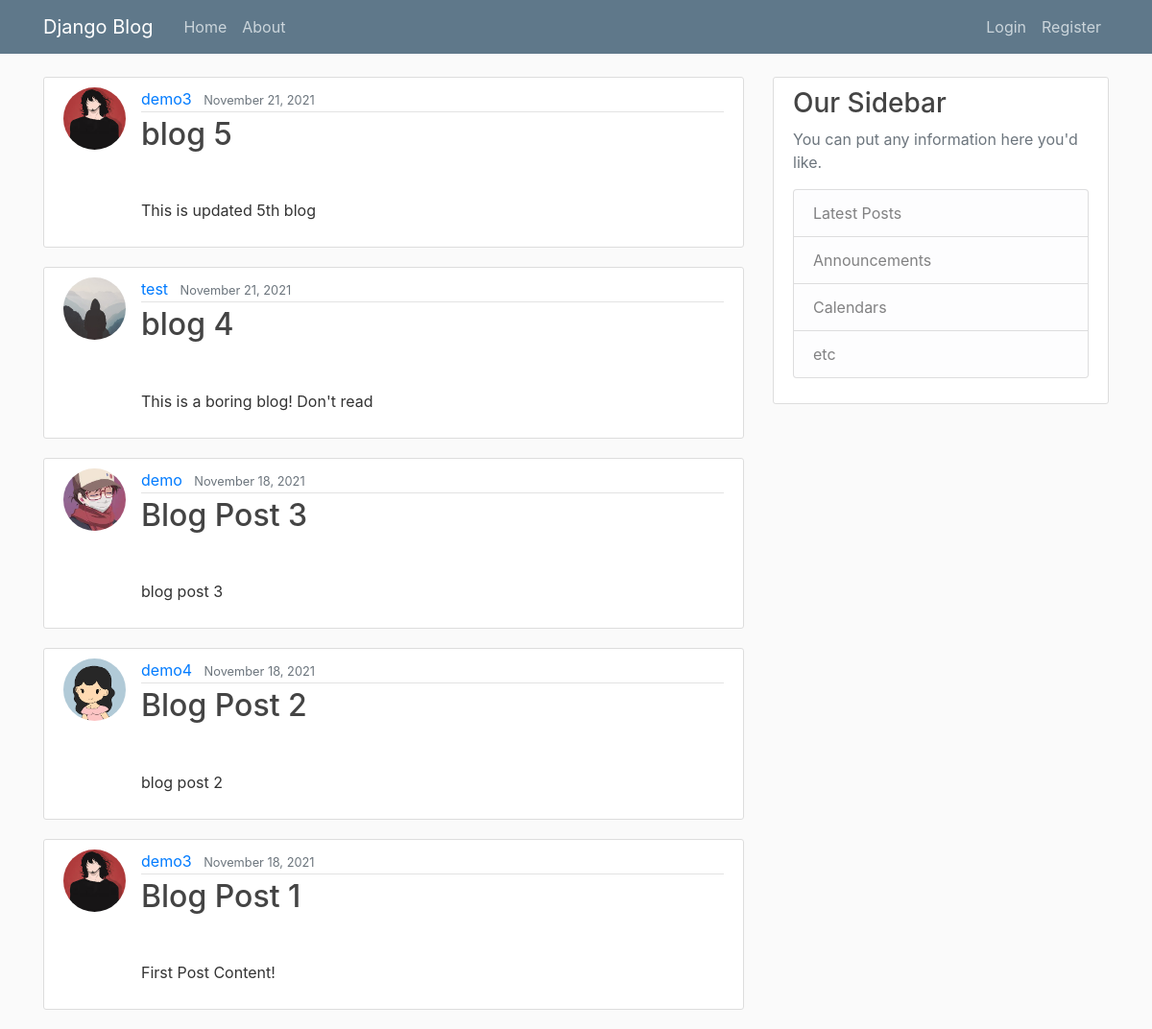
/, run on an earlier commit of the app's database.
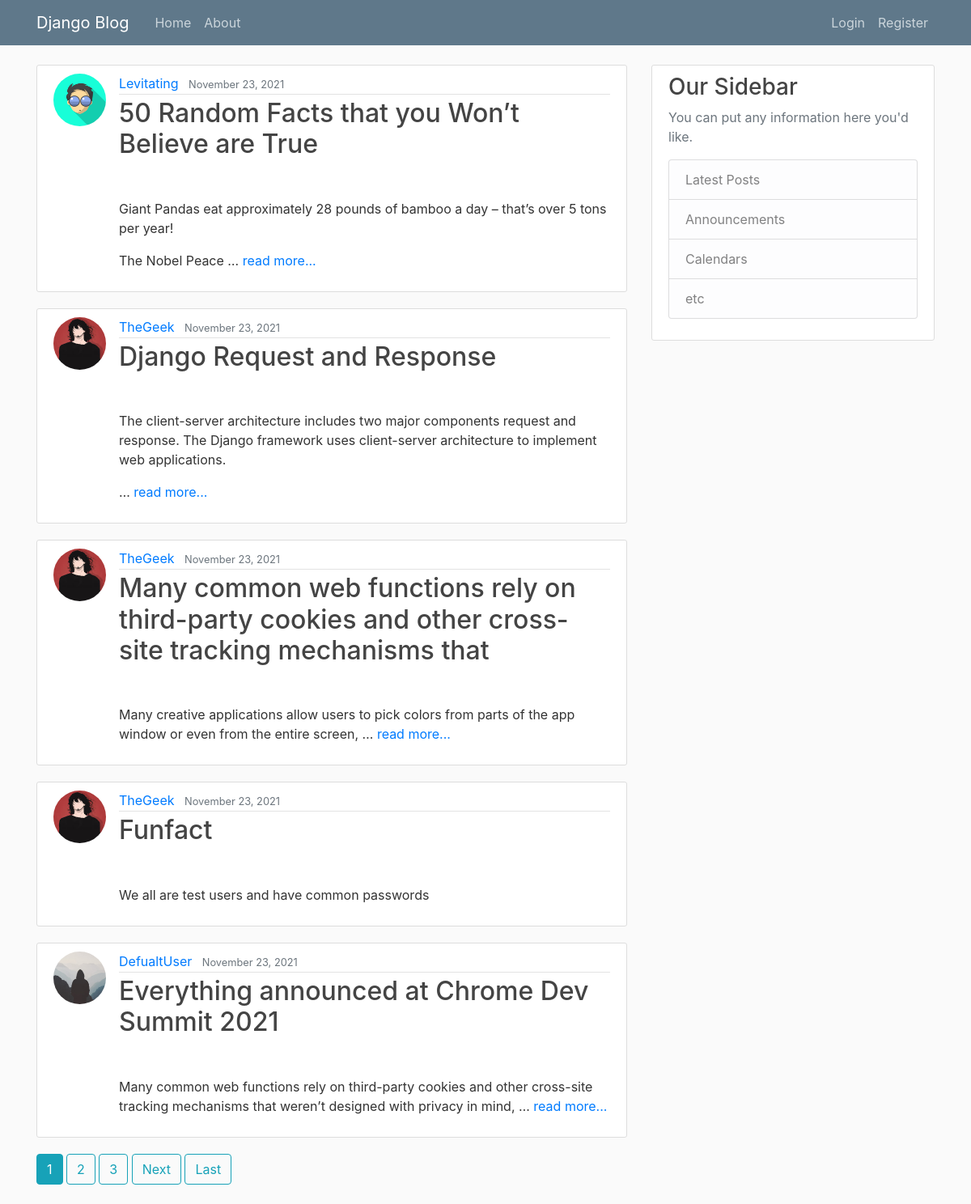
And on a later commit of the database.
### blog/models.py (models this page shows, shortened)
class Post(models.Model):
    title = models.CharField(max_length=100)
    Content = models.TextField()
    date_posted = models.DateTimeField(default = timezone.now)
    author = models.ForeignKey(User, on_delete=models.CASCADE)

### users/models.py (models this page shows, shortened)
class Profile(models.Model):
    user = models.OneToOneField(User, on_delete=models.CASCADE)
    image = models.ImageField(default = 'default.jpg', upload_to = 'profile_pics')

### blog/views.py (the view)
# urls.py: path('', PostListView.as_view(), name='blog-home'),
class PostListView(ListView):
    model = Post
    template_name = 'blog/home.html'  # <app>/<model>_<viewtype>.html
    context_object_name = 'posts'
    ordering = ['-date_posted']
    paginate_by = 5

### blog/templates/blog/home.html (shortened to what this page needs)
{% extends "blog/base.html" %}
{% block content %}
    {% for post in posts %}
    <article class="media content-section">
    <img class="rounded-circle article-img" src="{{ post.author.profile.image.url }}">
        <div class="media-body">
        <div class="article-metadata">
            <a class="mr-2" href="#">{{ post.author }}</a>
            <small class="text-muted">{{ post.date_posted|date:"F d, Y" }}</small>
        </div>
        <h2><a class="article-title" href="{% url 'post-detail' post.id %}">{{ post.title }}</a></h2>
        <p class="article-content">
            {{ post.Content|linebreaks|safe|truncatewords:20 }}
            {% ifnotequal post.Content post.Content|truncatewords:20 %}
            <a class="readmore" href="{% url 'post-detail' post.id %}">read more...</a>
            {%endifnotequal%}
        </p>
        </div>
   </article>
    {% endfor %}
    {% if is_paginated %}
      {% for num in page_obj.paginator.page_range %}
        {% if page_obj.number == num %}
          <a class="btn btn-info mb-4" href="?page={{ num }}">{{ num }}</a>
        {% elif num > page_obj.number|add:'-3' and num < page_obj.number|add:'3' %}
          <a class="btn btn-outline-info mb-4" href="?page={{ num }}">{{ num }}</a>
        {% endif %}
      {% endfor %}
      {% if page_obj.has_next %}
        <a class="btn btn-outline-info mb-4" href="?page={{ page_obj.next_page_number }}">Next</a>
        <a class="btn btn-outline-info mb-4" href="?page={{ page_obj.paginator.num_pages }}">Last</a>
      {% endif %}
    {% endif %}
{% endblock %}

What changed in the data, as far as the page shows it:
no longer on this page (row edited): Post: author.profile.image (picture), author "demo3", date_posted "November 21, 2021", title "blog 5", Content "This is updated 5th blog"
no longer on this page (row edited): Post: author.profile.image (placeholder picture), author "test", date_posted "November 21, 2021", title "blog 4", Content "This is a boring blog! Don't read"
no longer on this page (row edited): Post: author.profile.image (picture), author "demo", date_posted "November 18, 2021", title "Blog Post 3", Content "blog post 3"
no longer on this page (row edited): Post: author.profile.image (picture), author "demo4", date_posted "November 18, 2021", title "Blog Post 2", Content "blog post 2"
no longer on this page (row edited): Post: author.profile.image (picture), author "demo3", date_posted "November 18, 2021", title "Blog Post 1", Content "First Post Content!"
added Post: author.profile.image (picture), author "Levitating", date_posted "November 23, 2021", title "50 Random Facts that you Won’t Believe are True", Content "Giant Pandas eat approximately 28 pounds of bamboo a day – that’s over 5 tons per year! The Nobel Peace …"
added Post: author.profile.image (picture), author "TheGeek", date_posted "November 23, 2021", title "Django Request and Response", Content "The client-server architecture includes two major components request and response. The Django framework uses client-server architecture to implement web applications. …"
added Post: author.profile.image (picture), author "TheGeek", date_posted "November 23, 2021", title "Many common web functions rely on third-party cookies and other cross-site tracking mechanisms that", Content "Many creative applications allow users to pick colors from parts of the app window or even from the entire screen, …"
added Post: author.profile.image (picture), author "TheGeek", date_posted "November 23, 2021", title "Funfact", Content "We all are test users and have common passwords"
added Post: author.profile.image (placeholder picture), author "DefualtUser", date_posted "November 23, 2021", title "Everything announced at Chrome Dev Summit 2021", Content "Many common web functions rely on third-party cookies and other cross-site tracking mechanisms that weren’t designed with privacy in mind, …"
Also different on the page:
new list line: "1"
new list line: "2"
new list line: "3"
text now shown: "Next Last"
